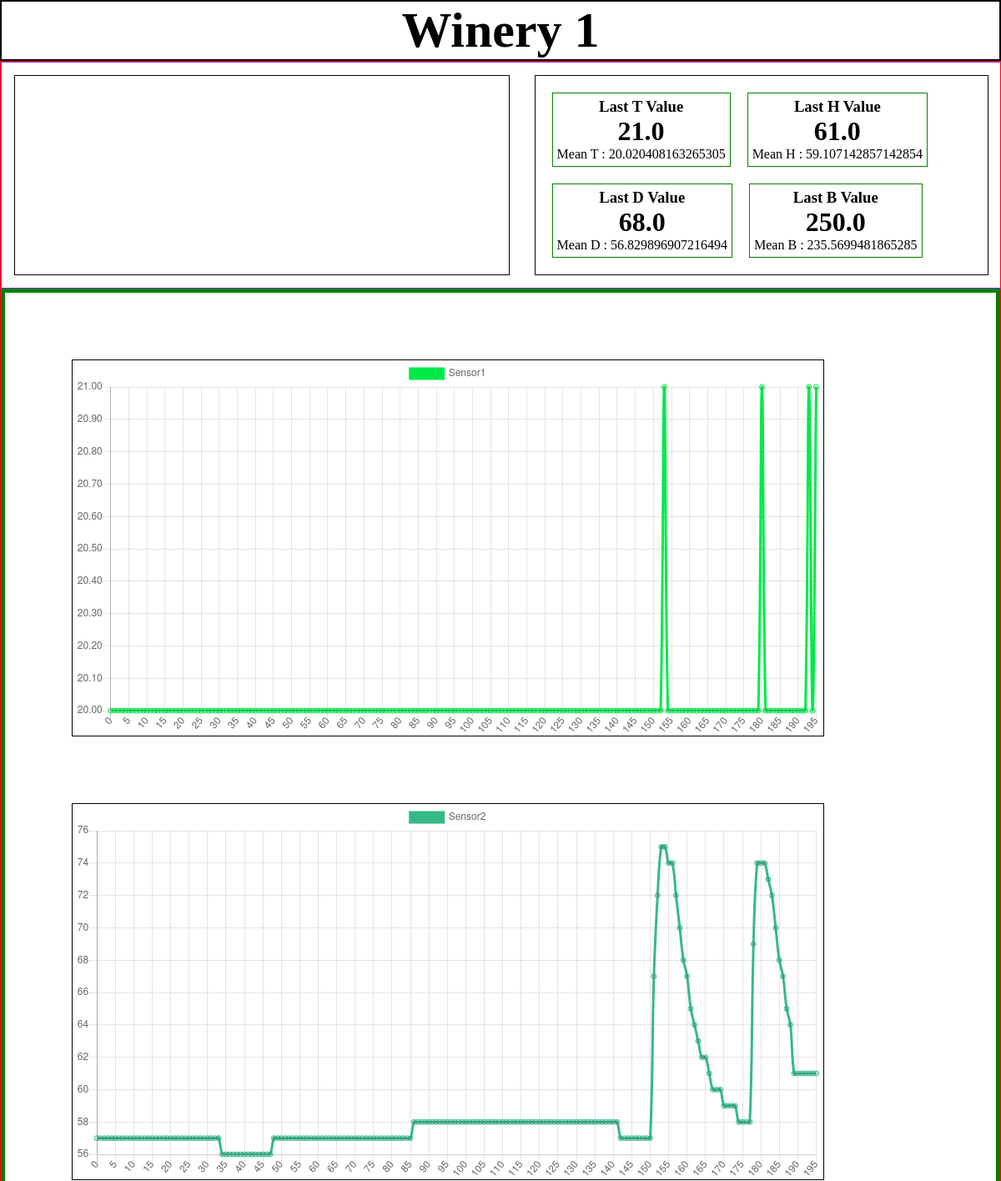
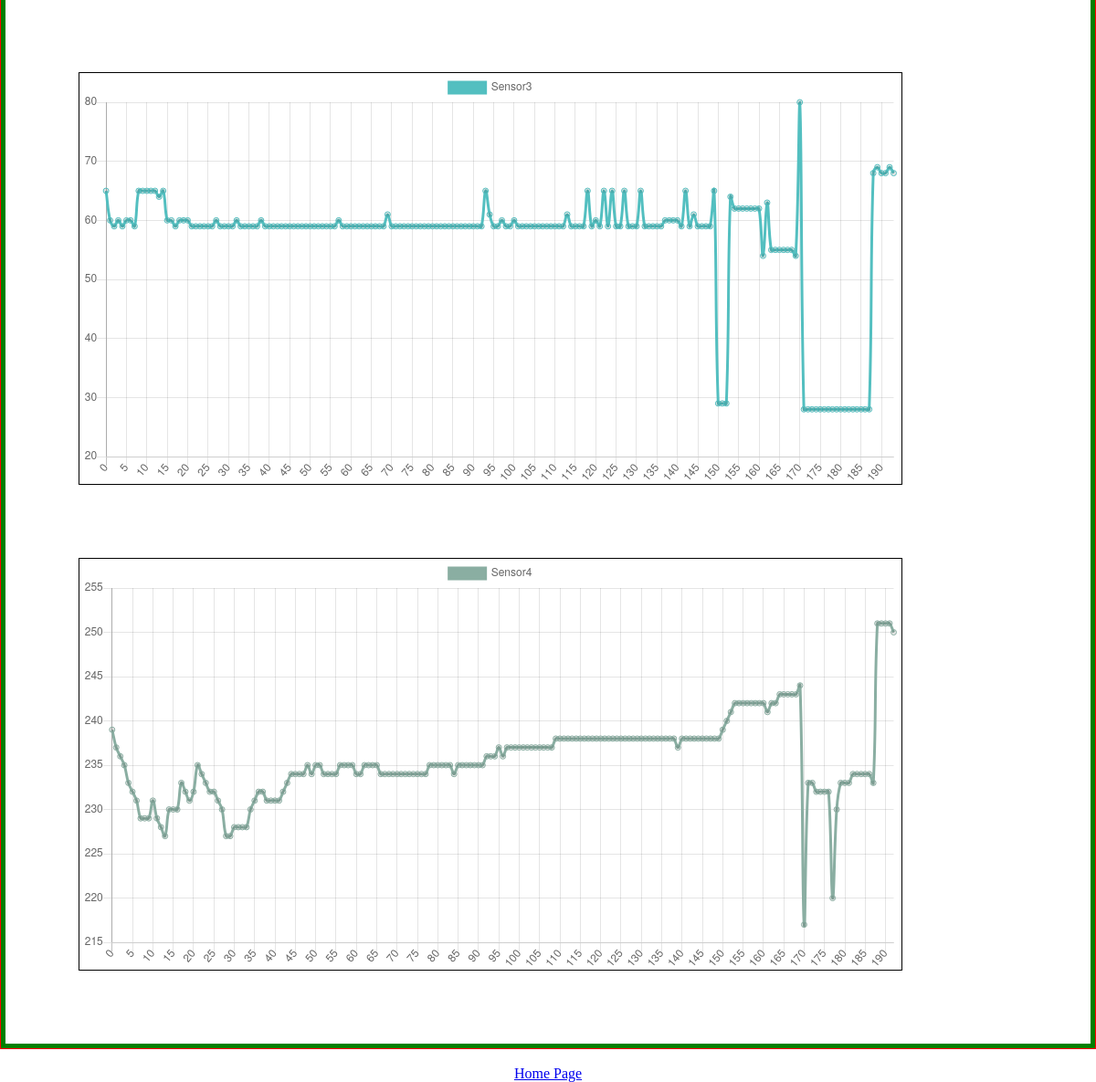
/winery/1, run on the app's committed database (2 pictures, top to bottom).
### schema.py (models this page shows, shortened)
class Winery(db.Model):
    __tablename__ = "winerys"
    winery_id = db.Column("winery_id", db.Integer, primary_key=True)
    winery_lat = db.Column(db.Float, nullable=False)
    winery_long = db.Column(db.Float, nullable=False)
    sensors = db.relationship("Sensor", backref="winerys")

class Sensor(db.Model):
    __tablename__ = "sensors"
    sensor_id = db.Column("sensor_id", db.Integer, primary_key=True)
    sensor_type = db.Column("sensor_type", db.String(1), nullable=False)
    values = db.relationship("Value", backref="sensors")
    winery_id = db.Column(db.Integer, db.ForeignKey("winerys.winery_id"))
    anomaly = db.relationship("Anomaly", backref="sensor", uselist=False)

class Value(db.Model):
    __tablename__ = "values"
    value_id = db.Column("value_id", db.DateTime, primary_key=True)
    val = db.Column("val", db.Float, nullable=False)
    sensor_id = db.Column(db.Integer, db.ForeignKey("sensors.sensor_id"), primary_key = True)

### views.py (the view)
@app.route("/winery/<winery_id>", methods=["GET"])
def winery(winery_id):
    winery = wm.get_winery_by_id(winery_id)
    sensors = wm.get_winery_sensors(winery_id)
    return render_template(
        "wyneri.html",  APIKEY=Config.GOOGLEMAPS_APIKEY, winery=winery, sensors=sensors)

### winerys.py (called while the page is built)
    def get_winery_by_id(self, winery_id):
        return Winery.query.filter_by(winery_id=winery_id).first()

    def get_winery_sensors(self, winery_id):
        winery = Winery.query.filter_by(winery_id=winery_id).first()
        sensors = winery.sensors
        return sensors

### templates/wyneri.html (shortened to what this page needs)
<html>
<head>
    <link rel="stylesheet" type="text/css" href="{{ url_for('static', filename='css/style.css') }}">
</head>
<body>
    <header style="width:100vw; border: 1px solid black;">
        <div id="title">
            <h1>Winery {{winery.winery_id}}</h1>
        </div>
    </header>
    <div id='main'>
        <div id="maprep">
            <div id="map">
            </div>
            <div id="wrapper">
                {% for s in sensors %}
                <div id="sensor_value">
                    <h3> Last {{s.sensor_type}} Value</h3>
                    {% set value = s.values|last %}
                    {% if s.anomaly %}
                    <a href="{{url_for('anomaly', anomaly_id = s.anomaly.anomaly_id)}}" style="color: darkred;">ANOMALIA
                        SENSORE</a>
                    <script src="script.js">
                        //cambiare colore del marcker
                    </script>
                    {%else%}
                    <h1>{{value.val}}</h1>
                    {% set sum = namespace(value=0) %}
                    {% set count = namespace(value=0) %}
                    {% for val in s.values %}
                    {% set count.value = count.value +1 %}
                    {% set sum.value = sum.value + val.val %}
                    {% endfor %}
                    {% set mean = sum.value / count.value %}
                    Mean {{s.sensor_type}} : {{mean}}
                    {% endif %}
                </div>
                {% endfor %}
            </div>
        </div>
        <div id="wrapper2">
            {% for s in sensors %}
            {% set labels = [] %}
            {% set values = [] %}
            {% set count = namespace(value=0) %}
            <div id="sensor_chart">
                <canvas id='{{s.sensor_id}}'></canvas>
            </div>
            <script>
                setupVal('{{s.sensor_id}}', '{{values}}', '{{labels}}')
                createchart('{{s.sensor_id}}')
            </script>
            {% endfor %}
        </div>
    </div>
    <br>
    <footer style="text-align: center;">
        <a href="/">Home Page</a>
    </footer>
</body>

### static/css/style.css (style rules this page uses)
#wrapper { height: 30vh; width: 90vw; border: 1px solid black; display: flex; flex-wrap: wrap; margin: 15; padding: 10; }
* { margin: 0; padding: 0; box-sizing: border-box; }
#main { height: fit-content; width: 100vw; border: 1px solid red; display: flex; flex-direction: column; }
#maprep { width: 100vw; border: 1px solid blueviolet; display: flex; }
#map { border: 1px solid black; height: 30vh; width: 100vw; display: flex; margin: 15; }
#sensor_value { text-align: center; width: fit-content; border: 1px solid green; float: left; margin: 10; padding: 5; }
#title { border: 1px solid black; font-size: 30; text-align: center; }
#wrapper2 { padding: 40; display: flex; text-align: center; border: 5px solid green; flex-wrap: wrap; height: fit-content; }
#sensor_chart { margin: 40; display: flex; width: fit-content; border: 1px solid black; align-items: flex-end; }
canvas { width: fit-content; height: 450; }

### data on the page
Winery: winery_id "1"
Sensor: sensor_type "T", mean "20.020408163265305"
Value: val "21.0"
Sensor: sensor_type "H", mean "59.107142857142854"
Value: val "61.0"
Sensor: sensor_type "D", mean "56.829896907216494"
Value: val "68.0"
Sensor: sensor_type "B", mean "235.5699481865285"
Value: val "250.0"
